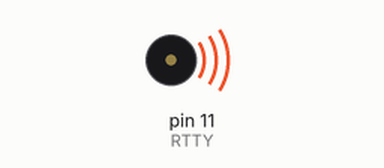
This sketch was run on a simulated Arduino Uno, built with avr-gcc and run on an emulated ATmega328P. On the bench: buzzer (waves = sounding).

Above: at 0.1 s.
Timing chart, 0 to 40.0 s (numbered marks = the images above):
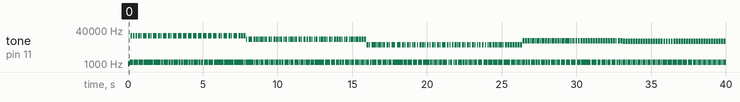

The sketch:

RTTY_Beaconv2.ino
```cpp
//Arduino pin definition

#define RTTY 11 //PWM Pin

// RTTY Parametres

#define BAUDOT
//#define ASCII
//#define BITS 7 //  7 or 8 for ASCII
#define LETTERS 31
#define FIGURES 27

// END

#include <stdint.h>

int start_tone = 1200; //Start tone in Hz
int shift = 170; //Shift in Hz
int stop_tone = start_tone - shift;

char message[] = "";

int baudot[31][3] ={{65,45,3},  // A -
                    {66,63,25}, // B ?
                    {67,58,14}, // C :
                    {68,5,9},  // D WHO ARE YOU
                    {69,51,1},  // E 3
                    {70,33,13}, // F !
                    {71,38,26}, // G &
                    {72,35,20}, // H #
                    {73,56,6},  // I 8
                    {74,42,11}, // J BELL
                    {75,40,15}, // K (
                    {76,41,18}, // L )
                    {77,46,28}, // M .
                    {78,44,12}, // N ,
                    {79,57,24}, // O 9
                    {80,48,22}, // P 0
                    {81,49,23}, // Q 1
                    {82,52,10}, // R 4
                    {83,46,5},  // S .
                    {84,53,16}, // T 5
                    {85,55,7},  // U 7
                    {86,59,30}, // V ;
                    {87,50,19}, // W 2
                    {88,47,29}, // X /
                    {89,54,21}, // Y 6
                    {90,34,17}, // Z "
                    {32,32,4},  // Space
                    {0,0,0},  // Blank
                    {13,13,8},  // Carriage Return
                    {10,10,2},  // Line feed
                    };


void setup(){

  pinMode(RTTY,OUTPUT);
  Serial.begin(9600);

}


void loop(){

  rtty_tx(000000000000000000000000000000);
  sprintf(message,"\n\nRYRYRYRYRYRYRYRYRYRY\n");
  rtty_transmit(message);
  sprintf(message,"DE: EA1NK EA1NK EA1NK \n\n");
  rtty_transmit(message);
  sprintf(message,".: ARDUINO BAUDOT BEACON :. \n\n");
  rtty_transmit(message);
  sprintf(message,"0 1 2 3 4 5 6 7 8 9\n");
  rtty_transmit(message);
  sprintf(message,"--------------------\n");
  rtty_transmit(message);
  sprintf(message,". : , ; ! ( ) # & ? - \n\n");
  rtty_transmit(message);
  sprintf(message,"RYRYRYRYRYRYRYRYRYRY\n");
  rtty_tx(000000000000000000000000000000);

  rtty_transmit(message);
  pinMode(RTTY,LOW);

  delay(10000);
}


void rtty_transmit(char *beacontext){


  char c;

  c = *beacontext ++;

  while (c!= '\0'){

  #ifdef BAUDOT
    baudot_byte(c);
  #endif

  #ifdef ASCII
     ascii_byte(c);
  #endif

  c= *beacontext ++;
  }

}

void rtty_bit(int bit){


  if(bit){

    tone(RTTY,start_tone);
    //Serial.print(1);

  }

  else {

    tone(RTTY,stop_tone);
    //Serial.print(0);
  }

  delayMicroseconds(10000);
  delayMicroseconds(10000);
  delayMicroseconds(1000);

  //Standard American Teletype sets Stop and Signal lenghts to 22ms for 45.45 Bd.
  //Standard American Teletype used by hams use Signal lenght of 22ms and Stop Pulse of 31ms.
}


#ifdef BAUDOT
enum baudot_mode {

none,
letters,
figs

};


void baudot_byte(char c){

  enum baudot_mode mode = none;
  int b;

  if(c < 123 && c > 96 || c < 91 && c >64){ // Letters

      if (c < 123 && c > 96){
            c = c - 32;
      }


      if(mode != letters){

        rtty_tx(LETTERS);
        mode = letters;
      }

      b=0;
    }


   else { // Figures

    c = c;
    if(mode != figs){

    rtty_tx(FIGURES);
    mode = figs;

   }
   b=1;
  }


  int i;
  for(i=0;i< 32;i++){

    if( c == baudot[i][b] ){

        rtty_tx(baudot[i][2]);

     }

  }
}

#endif


#ifdef ASCII

void ascii_byte(char c){


  int i;

  rtty_bit(0); //Start

  for (i=0;i<BITS;i++){

    if(c & 1) rtty_bit(1);
    else rtty_bit(0);
    c = c >> 1;

  }

  rtty_bit(1); //Stop
  rtty_bit(1); //Stop

  //Two bit stops here.

}


#endif
void rtty_tx(char character){

 int i;

 rtty_bit(0); //Start

  for (i=0;i<5;i++){

    if(character & 1) rtty_bit(1);
    else rtty_bit(0);
    character = character >> 1;

  }

 rtty_bit(1); //Stop
 rtty_bit(1); //Stop

  //Two bit stops here.
}
```

Measured:
- by itself, tone on pin 11 (RTTY): plays 1030 Hz for 0.13 s, 1200 Hz for 0.04 s, 21002 Hz for 0.02 s, 1200 Hz for 0.04 s, 21002 Hz for 0.02 s, 1200 Hz for 0.08 s … (884 notes in this stretch)
